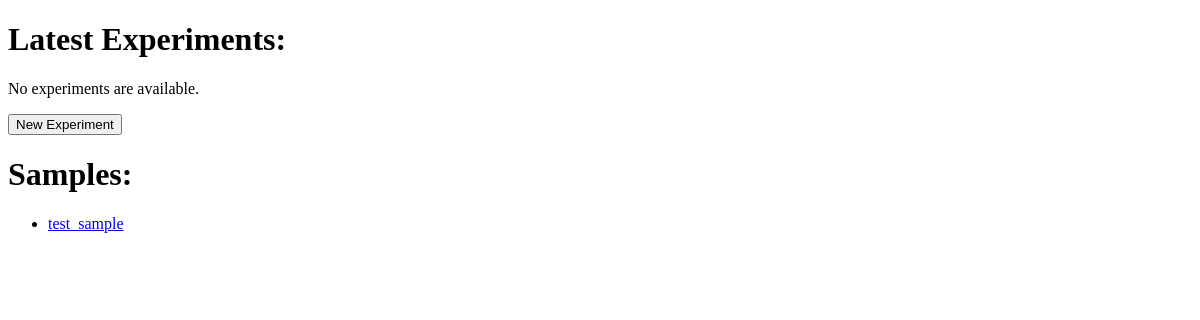
/polls/, run on an earlier commit of the app's database.
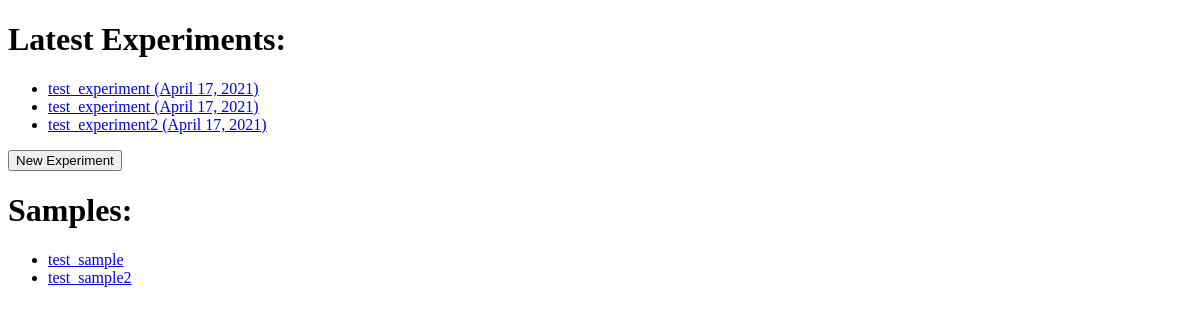
And on a later commit of the database.
### polls/models.py (models this page shows, shortened)
class Sample(models.Model):
    name = models.CharField(max_length=200)

class Experiment(models.Model):
    sample = models.ForeignKey(Sample, on_delete=models.PROTECT, related_name='experiments')
    name = models.CharField(max_length=200)
    date = models.DateField('Date of experiment', default=datetime.datetime.now)

### polls/views.py (the view)
# urls.py: path('', views.index, name='index'),
def index(request):
    context = {
        'experiment_list': Experiment.objects.order_by('-date'),
        'sample_list': Sample.objects.all()}
    return render(request, 'polls/index.html', context)

### polls/templates/polls/index.html (shortened to what this page needs)
<!DOCTYPE html>
<html lang="en">
<head>
</head>
<body>
{% load static %}
<h1> Latest Experiments: </h1>
{% if experiment_list %}
    <ul>
        {% for experiment in experiment_list %}
            <li><a
                href="{%url 'polls:experiment-detail' experiment.id%}">
                {{ experiment.name }}
                {% if not experiment.date is None %}
                    ({{ experiment.date}})
                {% endif %}
            </a></li>
        {% endfor %}
    </ul>
{% else %}
    <p>No experiments are available.</p>
{% endif %}
<form action="{% url 'polls:create-experiment' %}" method="get">
    <input type="submit" value="New Experiment">
</form>
<h1> Samples: </h1>
{% if sample_list %}
    <ul>
        {% for sample in sample_list %}
            <li><a href="{%url 'polls:sample-detail' sample.id%}">{{ sample.name }} </a></li>
        {% endfor %}
    </ul>
{% else %}
    <p>No experiments are available.</p>
{% endif %}
</body>
</html>

What changed in the data, as far as the page shows it:
added Experiment: name "test_experiment", date "April 17, 2021"
added Experiment: name "test_experiment", date "April 17, 2021"
added Experiment: name "test_experiment2", date "April 17, 2021"
added Sample: name "test_sample2"
Also different on the page:
text no longer shown: "No experiments are available."
